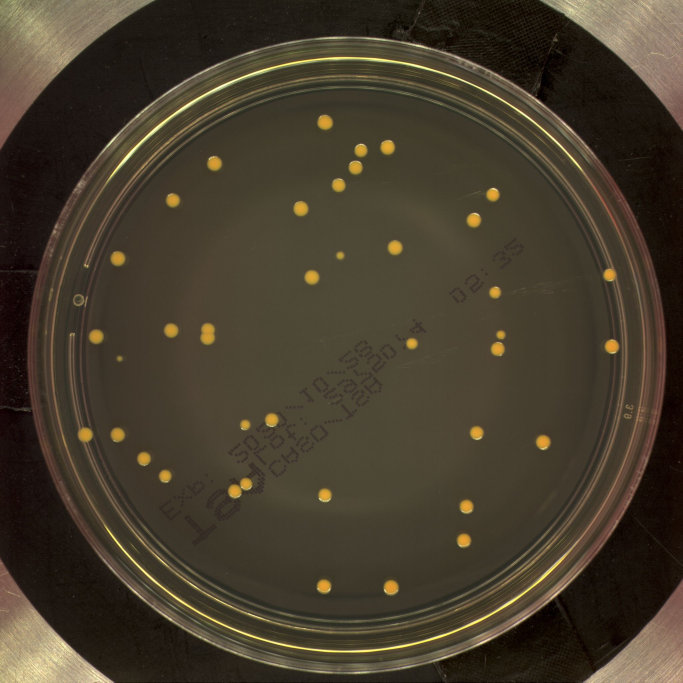
#> input picture 14618.jpg, 2048 x 2048 px, found by its file name (shown at 1/3 size)
$ jupyter execute --allow-errors cell_segmentation.ipynb
#> lines starting #> are read from the running program, lines starting #| are printed output that depends on the picture; after the words box and inside, x2 and y2 are one past the last pixel; in counts of white or black regions, pixels touching at a corner belong together
[cell 1]
import cv2
import numpy as np
from IPython.display import Image, display
from matplotlib import pyplot as plt

[cell 2]
# Plot the image
def imshow(img, ax=None):
	if ax is None:
		ret, encoded = cv2.imencode(".jpg", img)
		display(Image(encoded))
	else:
		ax.imshow(cv2.cvtColor(img, cv2.COLOR_BGR2RGB))
		ax.axis('off')

initial = cv2.imread(r"D:\IMGprocessing_pro\Medical_image_analysis\14618.jpg")
#> initial is the input picture: shape (2048, 2048, 3); mean B, G, R 44.8, 60.5, 69.7
gray = cv2.cvtColor(initial, cv2.COLOR_BGR2GRAY)
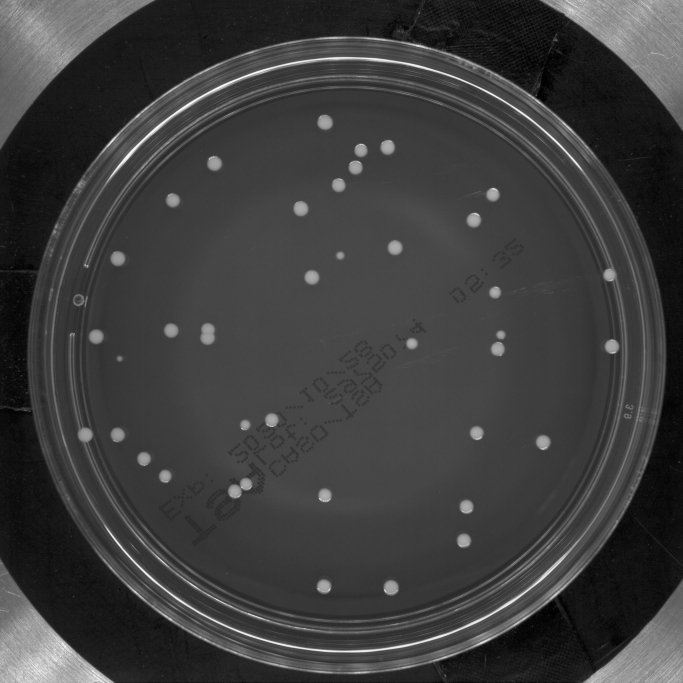
#> gray: shape (2048, 2048) (shown at 1/3 size); min 0, max 252, mean 61.4
# Show image
half_ref = cv2.resize(initial, (0, 0), fx = 0.2, fy = 0.2)
plt.imshow(half_ref)
#> (this line was passed over: IPython is not available in this run)
#imshow(half_gray)

[cell 3]
ret,thresh = cv2.threshold(gray,0,255,cv2.THRESH_BINARY+cv2.THRESH_OTSU)
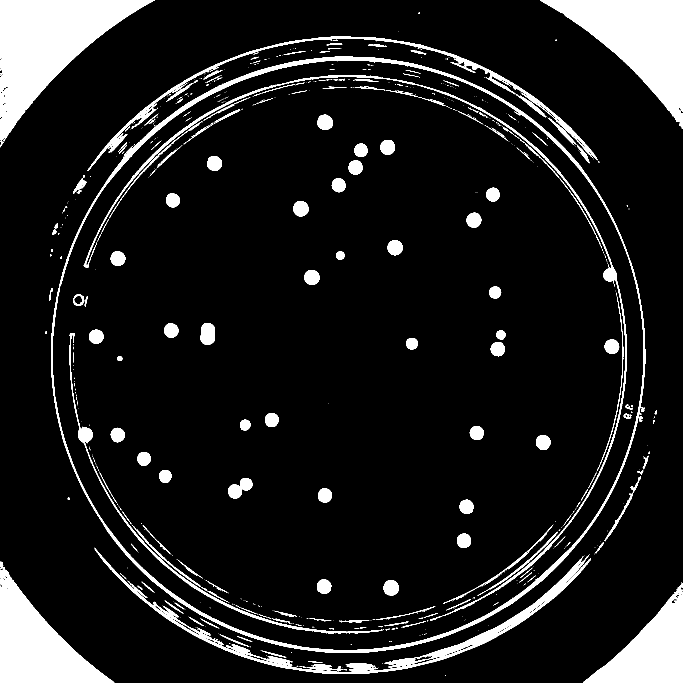
#> thresh: shape (2048, 2048) (shown at 1/3 size); 10.5% white; 824 white regions (623 under 20 px), largest, box (x1, y1, x2, y2) and area: (0, 0, 464, 442) 84130, (1620, 0, 2048, 380) 70395, (0, 1710, 343, 2048) 54068
#> ret = 95
bin_rez = cv2.resize(thresh, (0, 0), fx = 0.2, fy = 0.2)
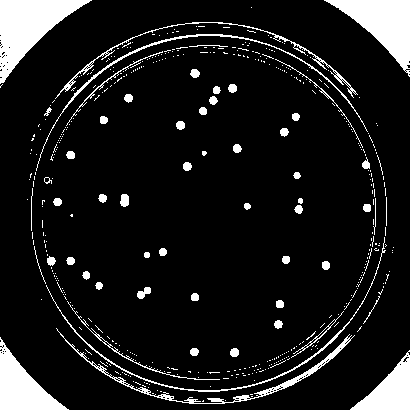
#> bin_rez: shape (410, 410); 10.5% white; 458 white regions (400 under 20 px), largest, box (x1, y1, x2, y2) and area: (0, 0, 92, 84) 3376, (324, 0, 410, 77) 2842, (0, 337, 69, 410) 2203
imshow(bin_rez)

[cell 4]
ret,thresh = cv2.threshold(gray,0,255,cv2.THRESH_BINARY+cv2.THRESH_OTSU)
bin_rez = cv2.resize(thresh, (0, 0), fx = 0.2, fy = 0.2)
imshow(bin_rez)

[cell 5]
fg = cv2.erode(thresh,None,iterations = 2)
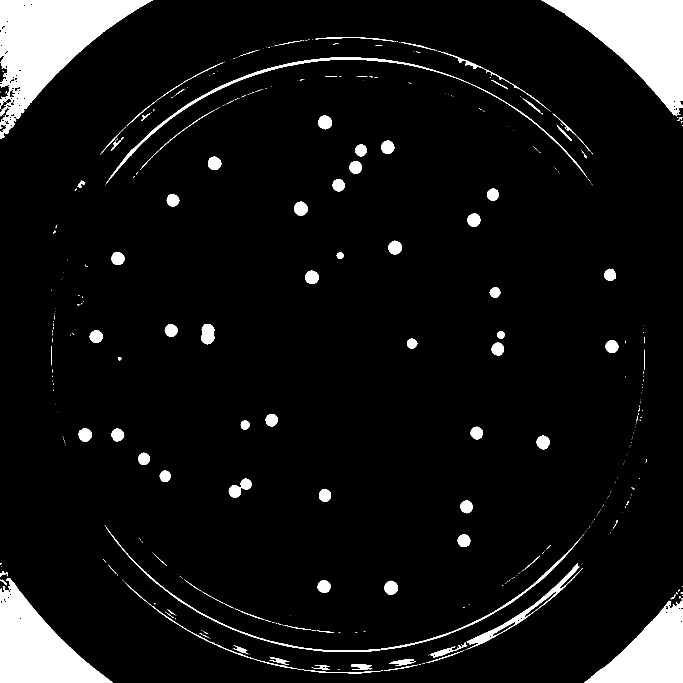
#> fg: shape (2048, 2048) (shown at 1/3 size); 7.4% white; 505 white regions (400 under 20 px), largest, box (x1, y1, x2, y2) and area: (0, 0, 459, 417) 78057, (1624, 0, 2048, 349) 68048, (0, 1734, 339, 2048) 51370
fg_rez = cv2.resize(fg, (0, 0), fx = 0.2, fy = 0.2)
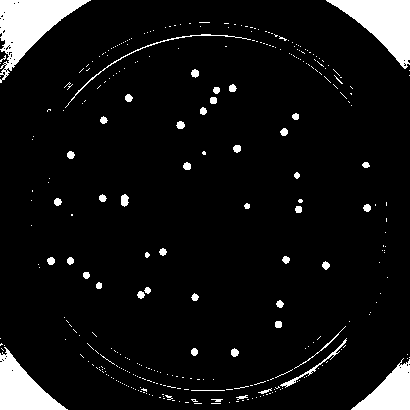
#> fg_rez: shape (410, 410); 7.4% white; 336 white regions (289 under 20 px), largest, box (x1, y1, x2, y2) and area: (0, 0, 91, 83) 3096, (326, 0, 410, 69) 2742, (0, 347, 68, 410) 2081
imshow(fg_rez)

[cell 6]
bgt = cv2.dilate(thresh,None,iterations = 3)
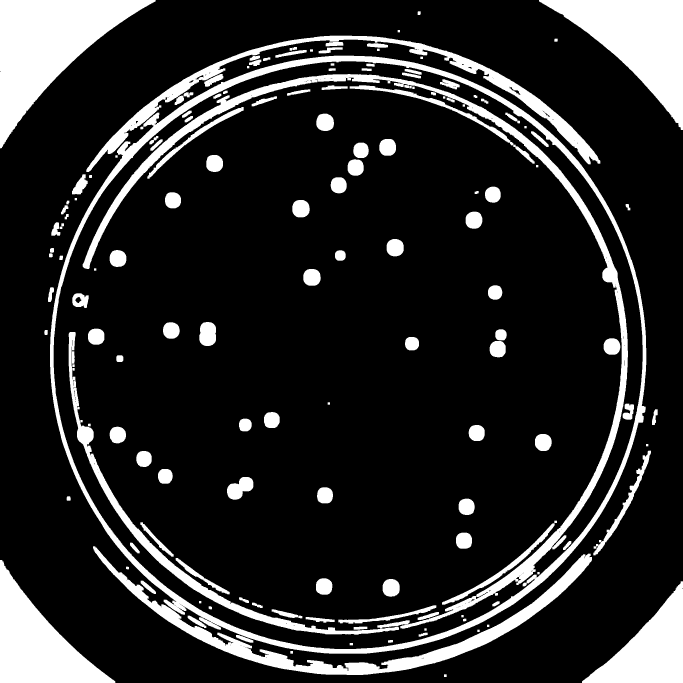
#> bgt: shape (2048, 2048) (shown at 1/3 size); 16.1% white; 156 white regions, largest, box (x1, y1, x2, y2) and area: (150, 167, 1939, 1961) 91188, (0, 0, 467, 445) 87989, (248, 222, 1884, 1886) 73855
ret,bg = cv2.threshold(bgt,1,128,1)
bg_rez = cv2.resize(bg, (0, 0), fx = 0.2, fy = 0.2)
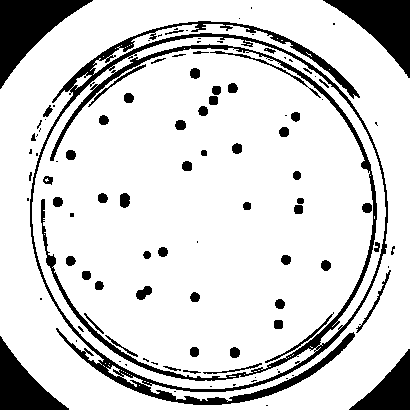
#> bg_rez: shape (410, 410); values 0 (black) and 128 (white), 83.8% white; 107 black regions (47 under 20 px), largest, box (x1, y1, x2, y2) and area: (30, 21, 388, 405) 12087, (0, 0, 93, 89) 3518, (323, 0, 410, 78) 2954
imshow(bg_rez)

[cell 7]
unknown = cv2.subtract(bg,fg)
ret, markers = cv2.connectedComponents(fg)
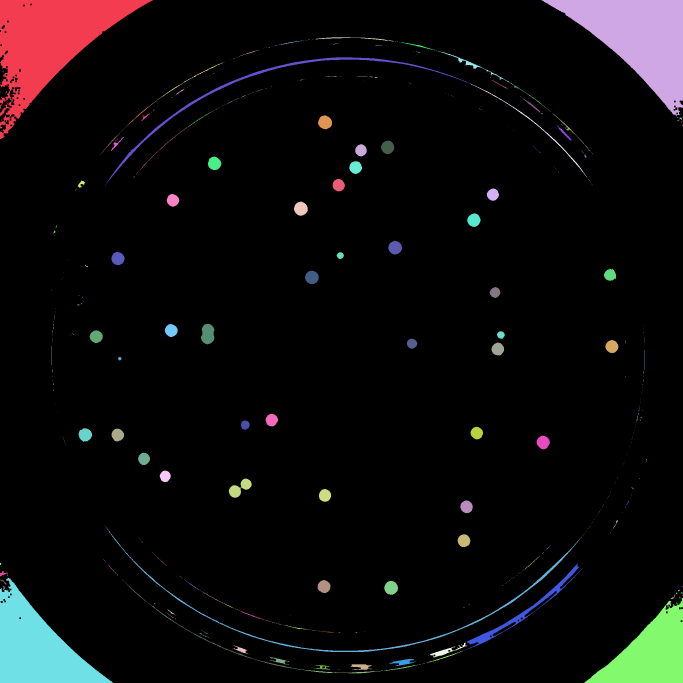
#> markers: shape (2048, 2048) int32 (shown at 1/3 size); 506 distinct labels, from 0 to 505; one colour per label, 0 black
#> ret = 506

# Add one to all labels so that background is not 0, but 1
markers += 1
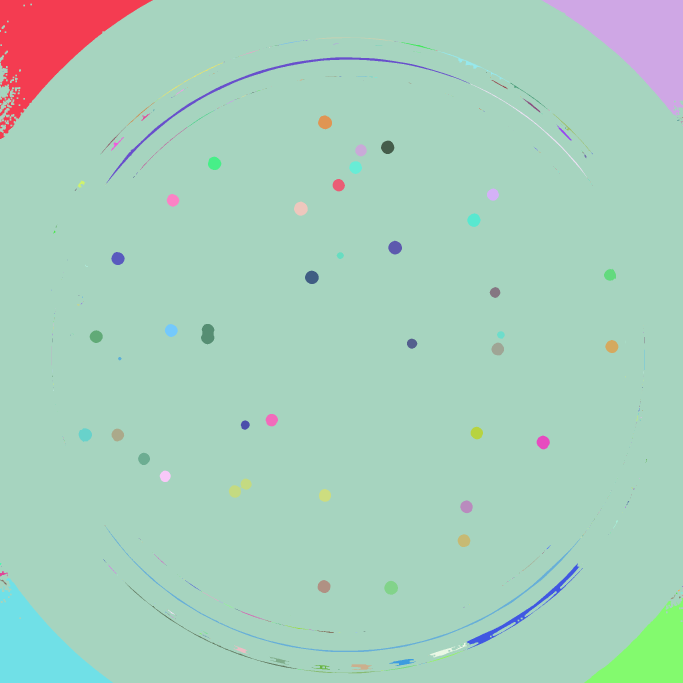
#> markers: shape (2048, 2048) int32 (shown at 1/3 size); 506 distinct labels, from 1 to 506; one colour per label, 0 black
# mark the region of unknown with zero
markers[unknown == 255] = 0

#> (the rest of this cell did not finish here and is left out)

[cell 8]
# watershed Algorithm
markers = cv2.watershed(initial, markers)
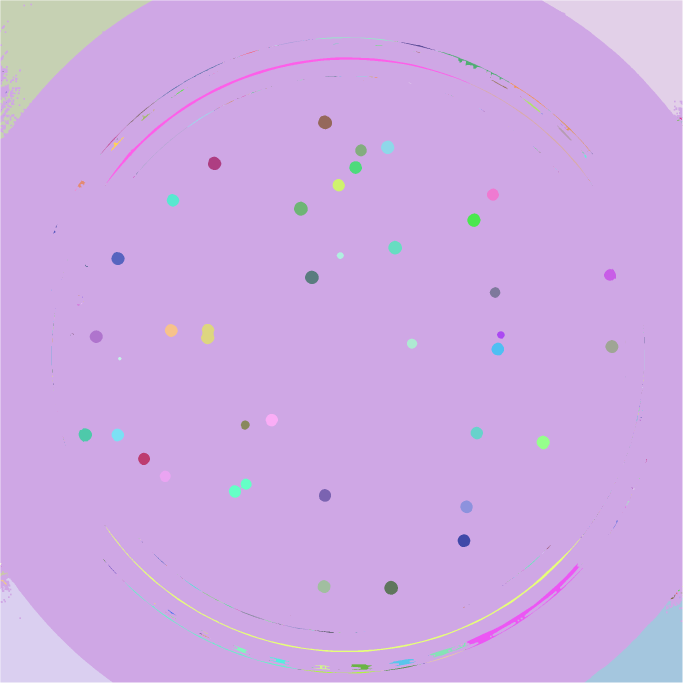
#> markers: shape (2048, 2048) int32 (shown at 1/3 size); 506 distinct labels, from -1 to 506; one colour per label, 0 black, -1 white

#> (the rest of this cell did not finish here and is left out)

$ run again, with 14684.jpg copied over 14618.jpg
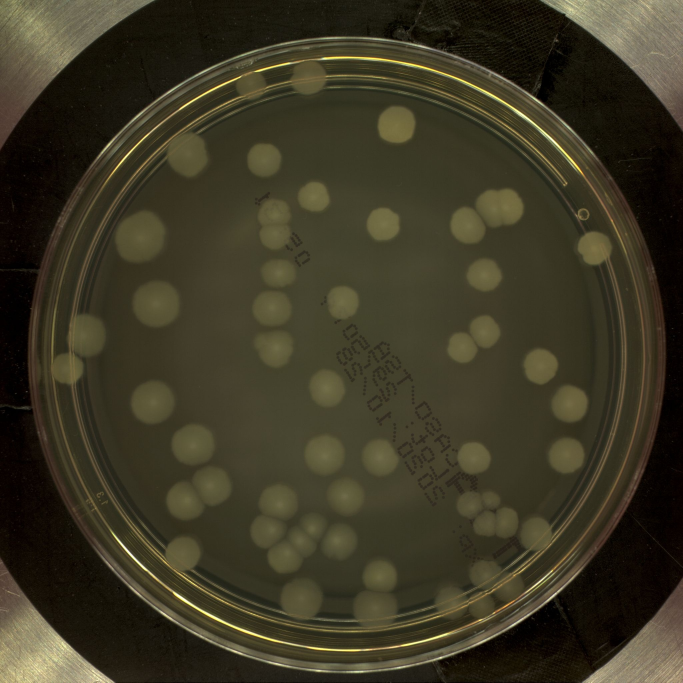
#> input picture 14684.jpg, 2048 x 2048 px, found by its file name (shown at 1/3 size)
#> initial is the input picture: shape (2048, 2048, 3); mean B, G, R 37, 55.7, 60.5
#> `ret,thresh = cv2.threshold(gray,0,255,cv2.THRESH_BINARY+cv2.THRESH_OTSU)`:
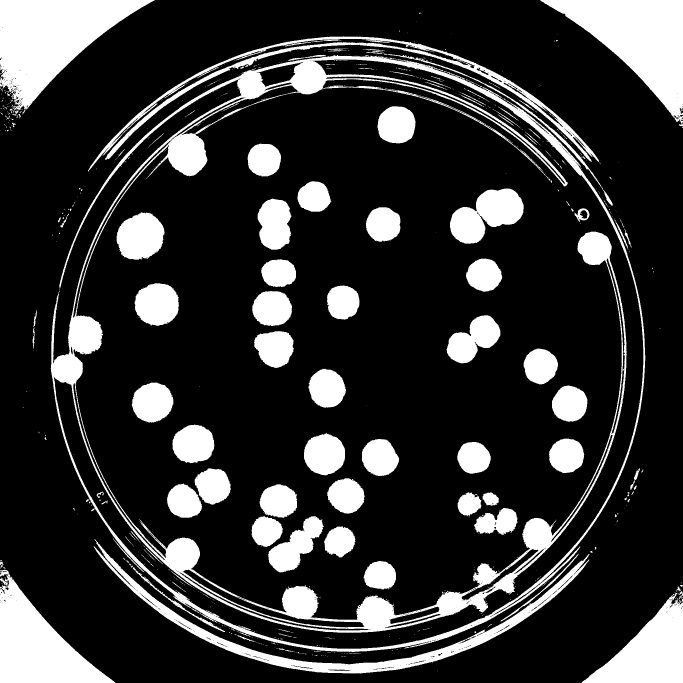
#> thresh: shape (2048, 2048) (shown at 1/3 size); 20.5% white; 845 white regions (696 under 20 px), largest, box (x1, y1, x2, y2) and area: (152, 165, 1936, 1956) 201078, (0, 0, 464, 347) 77577, (1620, 0, 2048, 379) 70634
#> `ret,thresh = cv2.threshold(gray,0,255,cv2.THRESH_BINARY+cv2.THRESH_OTSU)`: ret = 72
#> bin_rez: shape (410, 410); 20.5% white; 274 white regions (229 under 20 px), largest, box (x1, y1, x2, y2) and area: (31, 33, 387, 392) 7813, (0, 0, 92, 71) 3114, (325, 0, 410, 73) 2844
#> fg: shape (2048, 2048); 16% white; 639 white regions (538 under 20 px), largest, box (x1, y1, x2, y2) and area: (0, 0, 459, 318) 73116, (1625, 0, 2048, 347) 68436, (0, 1733, 342, 2048) 51707
#> fg_rez: shape (410, 410); 16% white; 402 white regions (337 under 20 px), largest, box (x1, y1, x2, y2) and area: (0, 0, 91, 63) 2920, (325, 0, 410, 69) 2761, (0, 347, 68, 410) 2099
#> bgt: shape (2048, 2048); 27.4% white; 132 white regions, largest, box (x1, y1, x2, y2) and area: (149, 106, 1939, 2024) 499323, (0, 0, 467, 370) 84306, (1617, 0, 2048, 387) 73406
#> bg_rez: shape (410, 410); values 0 (black) and 128 (white), 72.6% white; 100 black regions (57 under 20 px), largest, box (x1, y1, x2, y2) and area: (30, 21, 388, 405) 20296, (0, 0, 93, 79) 3409, (323, 0, 410, 77) 2964
#> `ret, markers = cv2.connectedComponents(fg)`: ret = 640
#> `markers = cv2.watershed(initial, markers)`:
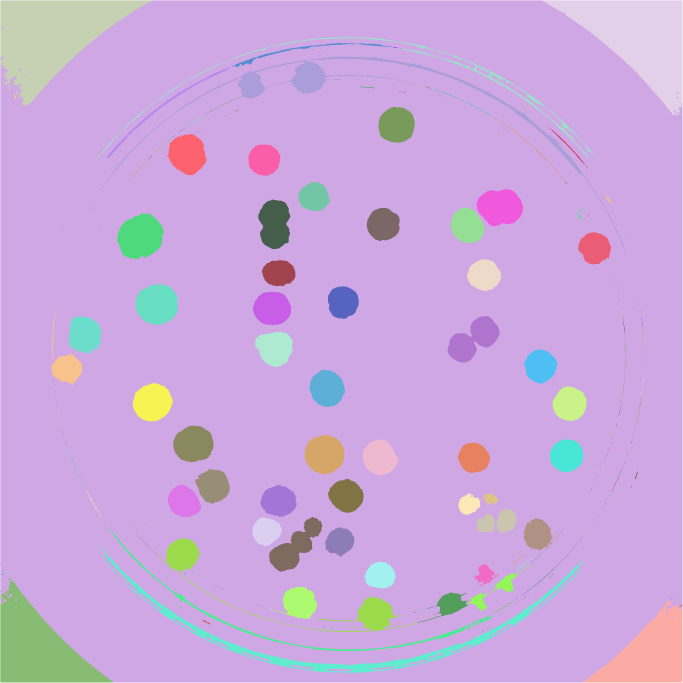
#> markers: shape (2048, 2048) int32 (shown at 1/3 size); 637 distinct labels, from -1 to 640; one colour per label, 0 black, -1 white
